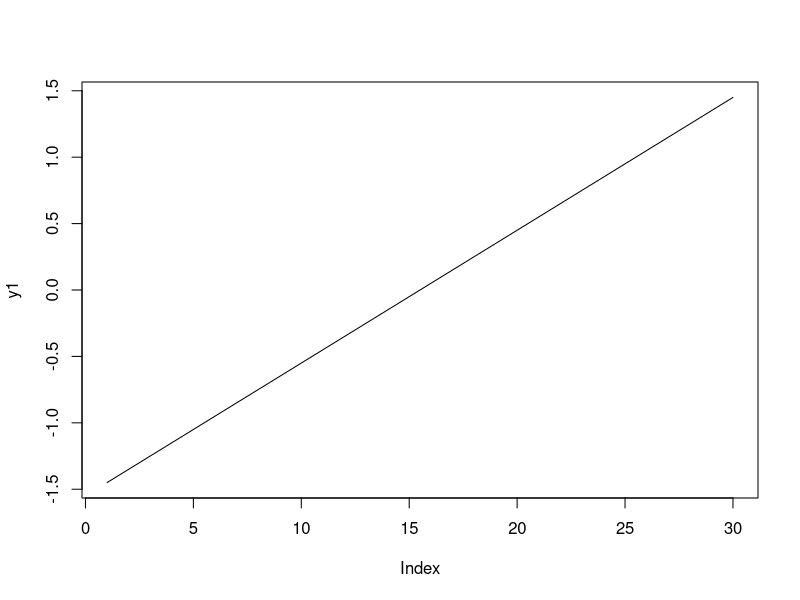
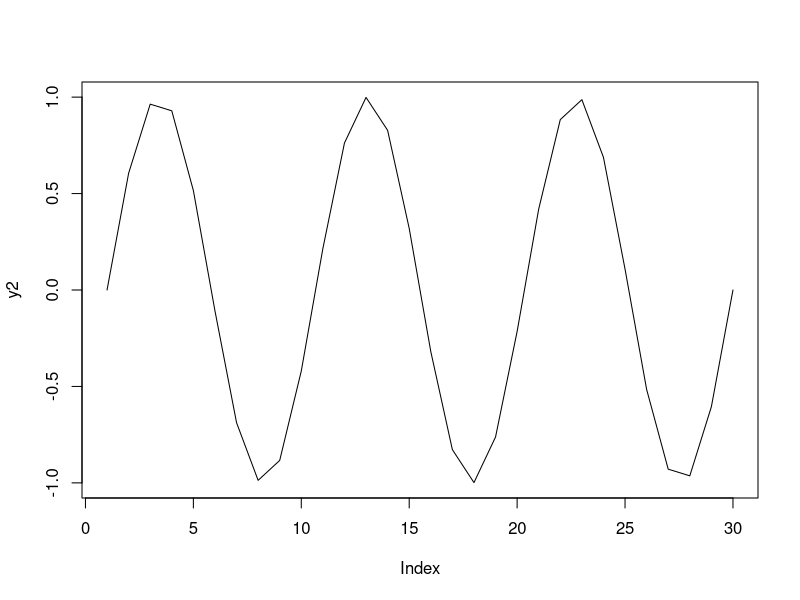
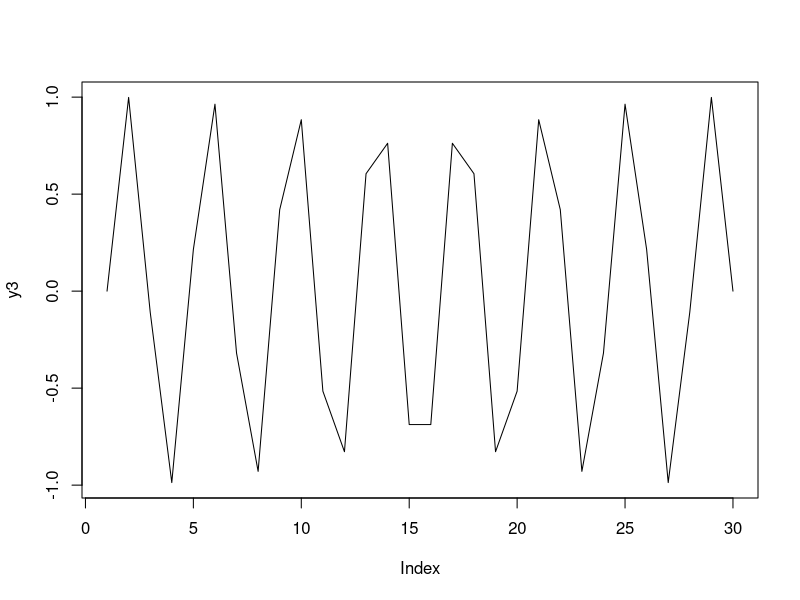

R code for these plots, in order:
## Display items for think piece

rm(list=ls())

## 1. a real-ish timeseries with multi-annual dynamics

tt = 1:30

#trend component
b1<-0.1
y1<-b1*tt-mean(b1*tt)
plot(y1,type="l")

#10-year oscillation
p1<-10
y2<-sin(seq(0,2*pi*(max(tt)/p1),length.out=length(tt)))
plot(y2, type="l")

#4-year oscillation
p2<-4
y3<-sin(seq(0,2*pi*(max(tt)/p2),length.out=length(tt)))
plot(y3, type="l")
